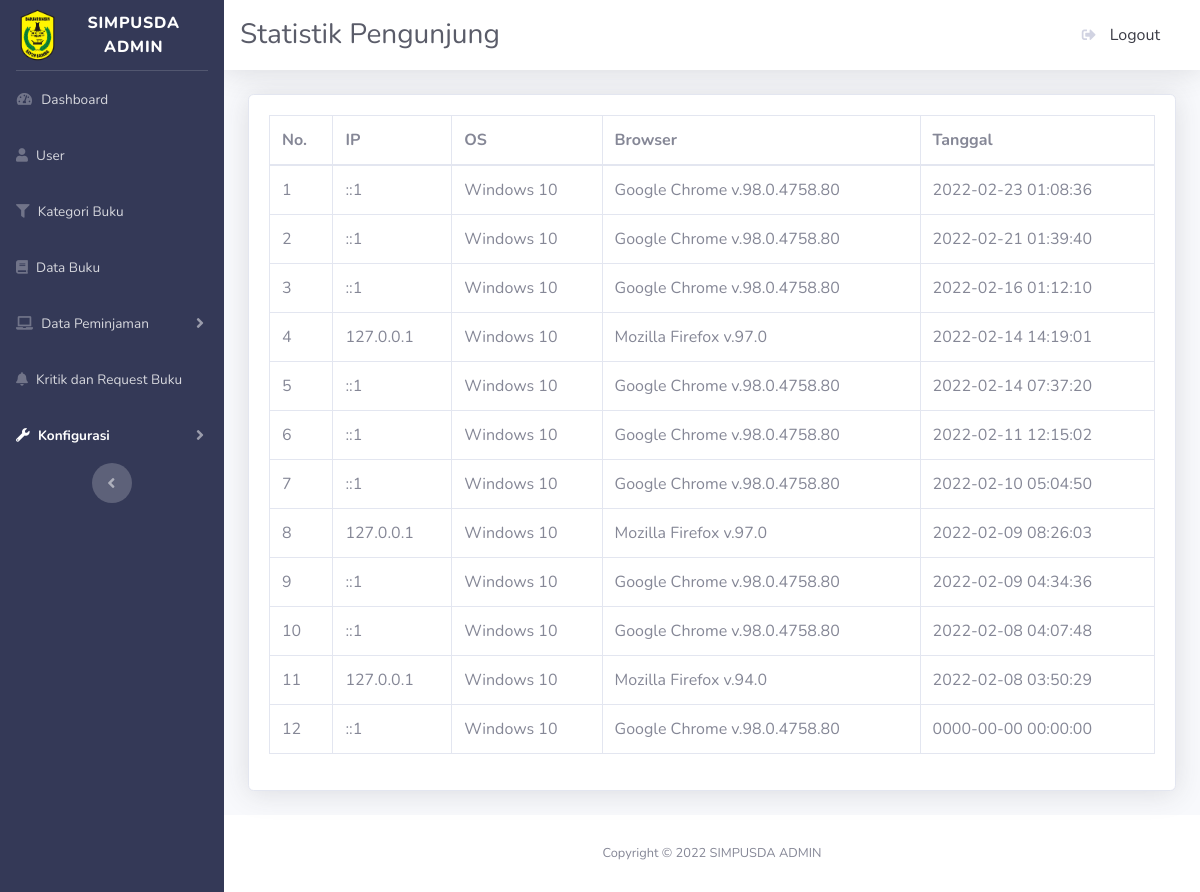
Page /admin/statistikpengunjung.php on the earlier database version.
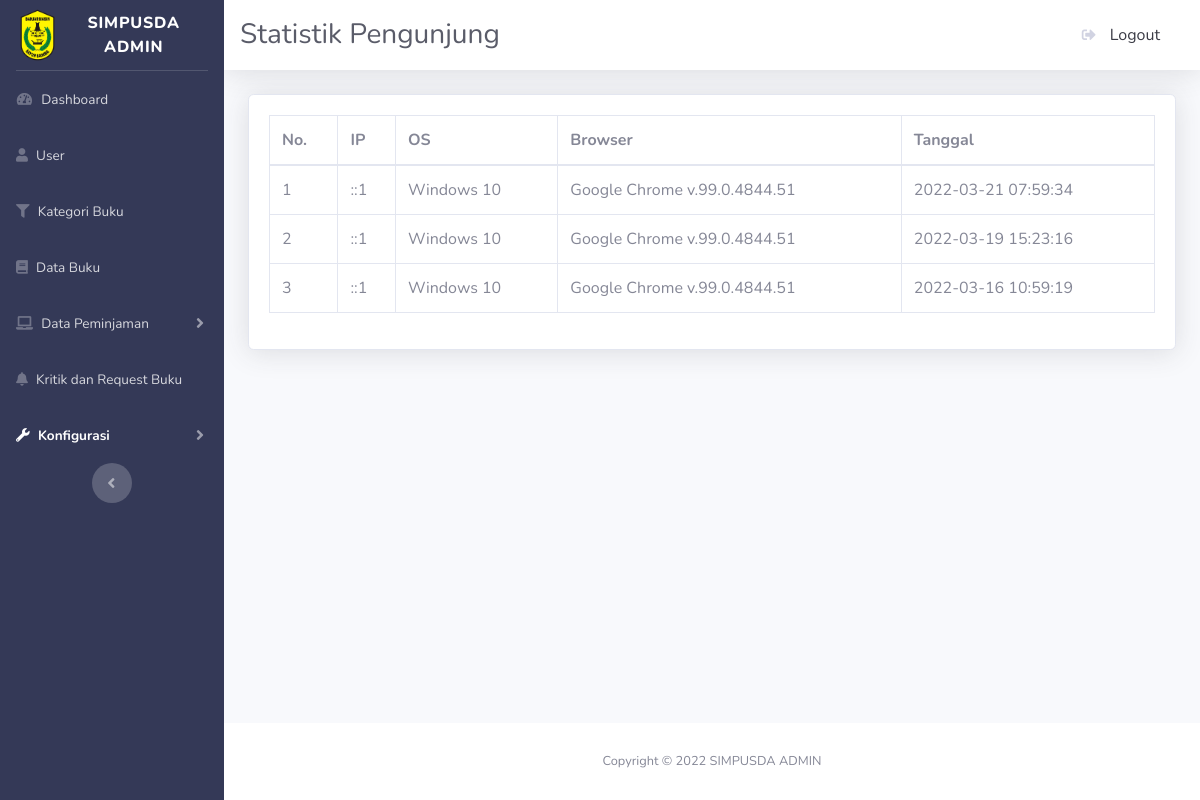
Same page on the later database version.
### tables this page shows
CREATE TABLE `l_statistik` (
  `id` int(10) UNSIGNED NOT NULL,
  `ip` varchar(255) NOT NULL,
  `os` varchar(255) NOT NULL,
  `browser` varchar(255) NOT NULL,
  `tanggal` datetime NOT NULL
);

### admin/statistikpengunjung.php (the view, shortened to what this page needs)
<?php
include_once("config.php");
$stmt_statistik = $pdo_conn->prepare("SELECT * FROM l_statistik ORDER BY tanggal DESC");
$stmt_statistik->execute();
$result_statistik = $stmt_statistik->fetchAll();
?>
<!DOCTYPE html>
<html lang="en">
<head>
    <link href="vendor/fontawesome-free/css/all.min.css" rel="stylesheet" type="text/css">
    <link href="css/sb-admin-2.min.css" rel="stylesheet">
    <link href="vendor/datatables/dataTables.bootstrap4.min.css" rel="stylesheet">
</head>
<body id="page-top">
    <div id="wrapper">
        <ul class="navbar-nav bg-gradient-primary sidebar sidebar-dark accordion" id="accordionSidebar">
            <a class="sidebar-brand d-flex align-items-center justify-content-center" href="index.php">
                <div class="sidebar-brand-icon">
                    <img class="logo-abbr" height="60px" src="./img/logobaru.png" alt="">
                </div>
                <div class="sidebar-brand-text mx-3">SIMPUSDA ADMIN</div>
            </a>
            <hr class="sidebar-divider my-0">
            <li class="nav-item">
                <a class="nav-link" href="index.php">
                    <i class="fas fa-fw fa-tachometer-alt"></i>
                    <span>Dashboard</span></a>
            </li>
            <li class="nav-item">
                <a class="nav-link" href="user.php">
                    <i class="fa fa-user"></i>
                    <span>User</span></a>
            </li>
            <li class="nav-item">
                <a class="nav-link" href="kategoribuku.php">
                    <i class="fa fa-filter"></i>
                    <span>Kategori Buku</span></a>
            </li>
            <li class="nav-item ">
                <a class="nav-link" href="databuku.php">
                    <i class="fa fa-book"></i>
                    <span>Data Buku</span></a>
            </li>
            <li class="nav-item">
                <a class="nav-link collapsed" href="#" data-toggle="collapse" data-target="#collapseTwo"
                    aria-expanded="true" aria-controls="collapseTwo">
                    <i class="fa fa-laptop"></i>
                    <span>Data Peminjaman</span>
                </a>
            </li>
            <li class="nav-item">
                <a class="nav-link" href="kritikdanrequest.php">
                    <i class="fa fa-bell"></i>
                    <span>Kritik dan Request Buku</span></a>
            </li>
            <li class="nav-item active">
                <a class="nav-link collapsed" href="#" data-toggle="collapse" data-target="#collapseUtilities"
                    aria-expanded="true" aria-controls="collapseUtilities">
                    <i class="fa fa-wrench"></i>
                    <span>Konfigurasi</span>
                </a>
            </li>
            <div class="text-center d-none d-md-inline">
                <button class="rounded-circle border-0" id="sidebarToggle"></button>
            </div>
        </ul>
        <div id="content-wrapper" class="d-flex flex-column">
            <div id="content">
                <nav class="navbar navbar-expand navbar-light bg-white topbar mb-4 static-top shadow">
                    <h3 class="h3 mb-0 text-gray-800">Statistik Pengunjung</h3>
                    <ul class="navbar-nav ml-auto">
                                <a class="dropdown-item" href="#" data-toggle="modal" data-target="#logoutModal">
                                    <i class="fas fa-sign-out-alt fa-sm fa-fw mr-2 text-gray-400"></i>
                                    Logout
                                </a>
                    </ul>
                </nav>
                <div class="container-fluid">
                    <div class="card shadow mb-4">
                        <div class="card-body">
                            <div class="table-responsive">
                                <table class="table table-bordered" id="dataTable" width="100%" cellspacing="0">
                                <thead>
                                        <tr>
                                          <th scope="col">No.</th>
                                          <th scope="col">IP</th>
                                          <th scope="col">OS</th>
                                          <th scope="col">Browser</th>
                                          <th scope="col">Tanggal</th>
                                        </tr>
                                      </thead>
                                      <tbody>
                                      <?php
                                      $no = 1;
                                      foreach($result_statistik as $user_data){ ?>
                                          <tr>
                                            <td><?php echo $no++;?></td>
                                            <td><?php echo $user_data['ip'];?></td>
                                            <td><?php echo $user_data['os'];?></td>
                                            <td><?php echo $user_data['browser'];?></td>
                                            <td><?php echo $user_data['tanggal'];?></td>
                                          </tr>
                                          <?php
                                            }
                                          ?>
                                    </tbody>
                                </table>
                            </div>
                        </div>
                    </div>
                </div>
            </div>
            <footer class="sticky-footer bg-white">
                <div class="container my-auto">
                    <div class="copyright text-center my-auto">
                    <span>Copyright &copy;  SIMPUSDA ADMIN</span>
                    </div>
                </div>
            </footer>
        </div>
    </div>
</body>
</html>

Differences in the rows shown:
removed l_statistik: ip "::1", os "Windows 10", browser "Google Chrome v.98.0.4758.80", tanggal "2022-02-23 01:08:36"
removed l_statistik: ip "::1", os "Windows 10", browser "Google Chrome v.98.0.4758.80", tanggal "2022-02-21 01:39:40"
removed l_statistik: ip "::1", os "Windows 10", browser "Google Chrome v.98.0.4758.80", tanggal "2022-02-16 01:12:10"
removed l_statistik: ip "127.0.0.1", os "Windows 10", browser "Mozilla Firefox v.97.0", tanggal "2022-02-14 14:19:01"
removed l_statistik: ip "::1", os "Windows 10", browser "Google Chrome v.98.0.4758.80", tanggal "2022-02-14 07:37:20"
removed l_statistik: ip "::1", os "Windows 10", browser "Google Chrome v.98.0.4758.80", tanggal "2022-02-11 12:15:02"
removed l_statistik: ip "::1", os "Windows 10", browser "Google Chrome v.98.0.4758.80", tanggal "2022-02-10 05:04:50"
removed l_statistik: ip "127.0.0.1", os "Windows 10", browser "Mozilla Firefox v.97.0", tanggal "2022-02-09 08:26:03"
removed l_statistik: ip "::1", os "Windows 10", browser "Google Chrome v.98.0.4758.80", tanggal "2022-02-09 04:34:36"
removed l_statistik: ip "::1", os "Windows 10", browser "Google Chrome v.98.0.4758.80", tanggal "2022-02-08 04:07:48"
removed l_statistik: ip "127.0.0.1", os "Windows 10", browser "Mozilla Firefox v.94.0", tanggal "2022-02-08 03:50:29"
removed l_statistik: ip "::1", os "Windows 10", browser "Google Chrome v.98.0.4758.80", tanggal "0000-00-00 00:00:00"
added l_statistik: ip "::1", os "Windows 10", browser "Google Chrome v.99.0.4844.51", tanggal "2022-03-21 07:59:34"
added l_statistik: ip "::1", os "Windows 10", browser "Google Chrome v.99.0.4844.51", tanggal "2022-03-19 15:23:16"
added l_statistik: ip "::1", os "Windows 10", browser "Google Chrome v.99.0.4844.51", tanggal "2022-03-16 10:59:19"
